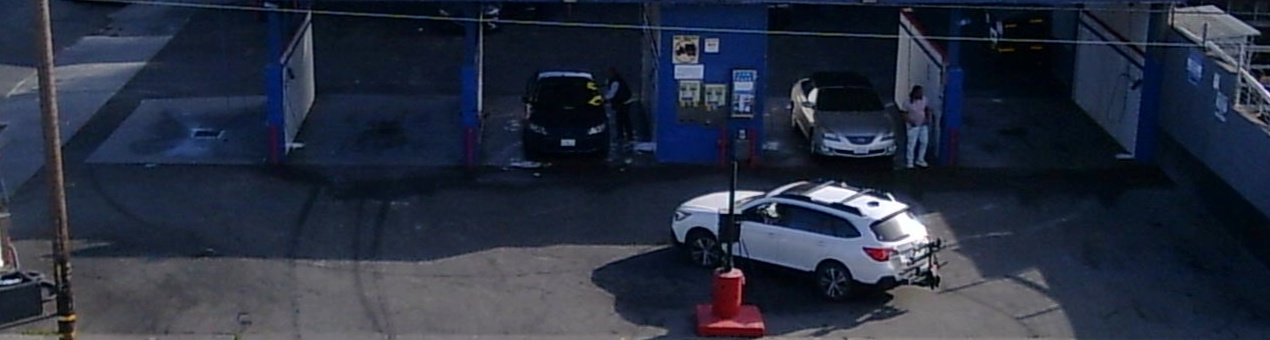
#> input picture images/20260926_164649_764289.jpg, 1270 x 340 px; its folder holds only this picture in this run
$ python -i calibrate.py   (imports and definitions only)
#> lines starting #> are read from the running program, lines starting #| are printed output that depends on the picture
"""Align the camera to stored reference frames.

The camera is re-seated between setups, so captures land a few pixels off the
reference framing. Calibration is a one-time step the user runs at setup: it
matches a fresh capture against the stored reference frames, solves for the
offset, and stores it. Every later capture reuses that stored transform, so
framing stays fixed until the user re-calibrates.

One reference per lighting condition is kept, because a scene looks too
different between day and night to match across the two. Rather than
classifying the capture, every reference is tried and the best match wins: the
inlier count already says which reference genuinely corresponds to the view.
"""

import cv2
import numpy as np

from wash_cam.camera.capture import align_frame, grab_frame
from wash_cam.config import (
    MIN_CALIBRATION_INLIERS,
    REFERENCES_DIR,
    Calibration,
    load_calibration,
    save_calibration,
)

# Identity: no translation, rotation, or scale relative to the reference.
IDENTITY_MATRIX = ((1.0, 0.0, 0.0), (0.0, 1.0, 0.0))

# The camera moves centimetres between setups, so matches are plentiful. This
# floor only catches a genuinely unusable frame, such as a covered lens.
MIN_MATCHES = 12


def load_references() -> list[tuple[str, np.ndarray]]:
    """Load every stored reference frame, keyed by its name."""
    if not REFERENCES_DIR.is_dir():
        return []

    references = []
    for path in sorted(REFERENCES_DIR.glob("*.jpg")):
        image = cv2.imread(str(path))
        if image is not None:
            references.append((path.stem, image))
    return references


# [36 lines left out: function estimate_alignment, not called in this run]


def align_to_best_reference(frame):
    """Match a frame against every reference and return the strongest fit.

    Returns (name, matrix, inlier_count). Raises RuntimeError when no reference
    matches well enough, rather than storing a transform that would silently
    mis-frame every later capture.
    """
    references = load_references()
    if not references:
        raise RuntimeError(
            f"No reference frames in {REFERENCES_DIR}. "
            "Run calibrate --set-reference NAME to record one."
        )

    results = []
    for name, reference in references:
        try:
            matrix, inlier_count = estimate_alignment(frame, reference)
        except RuntimeError:
            # A reference from another lighting condition simply will not match.
            continue
        results.append((name, matrix, inlier_count))

    if not results:
        raise RuntimeError("No reference frame could be matched against this view.")

    name, matrix, inlier_count = max(results, key=lambda result: result[2])
    if inlier_count < MIN_CALIBRATION_INLIERS:
        scores = ", ".join(f"{n}={c}" for n, _, c in results)
        raise RuntimeError(
            f"Best match '{name}' had only {inlier_count} inliers "
            f"(need {MIN_CALIBRATION_INLIERS}); scores: {scores}. "
            "Record a reference for the current lighting instead."
        )

    return name, matrix, inlier_count


# [52 lines left out: functions set_reference, calibrate, run, not called in this run]

>>> import cv2
>>> picture = cv2.imread('../../../images/20260926_164649_764289.jpg', cv2.IMREAD_GRAYSCALE)
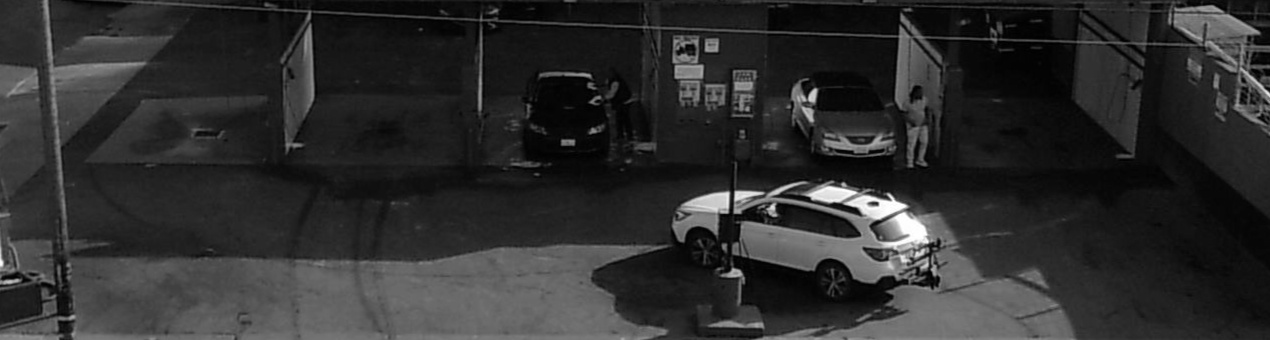
#> picture: shape (340, 1270); min 0, max 255, mean 45.9
#> (the run stopped early here; a loop or call above may not have finished)
